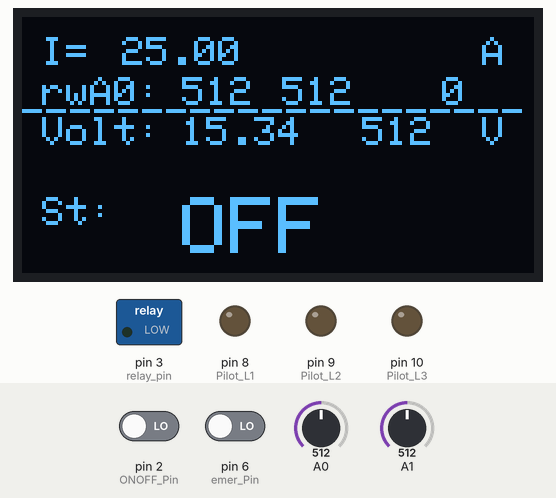
Simulated run of this sketch. Board: Arduino Nano, built with avr-gcc and run on an emulated ATmega328P. Shown: 128×64 one-colour display, switched loads named in the sketch (green lamp = pin HIGH), output pins drawn as LEDs (lit = HIGH). The test bench sets the inputs (shaded band); at power-on: pin 2 (ONOFF_Pin) LOW, pin 6 (emer_Pin) LOW, A0 = 512, A1 = 512. No MQTT or app messages arrive unless stated; what the sketch prints to the serial monitor is not drawn.

Above: at 1.2 s.
1.3 s: pin 2 (ONOFF_Pin) driven HIGH
At 1.7 s:
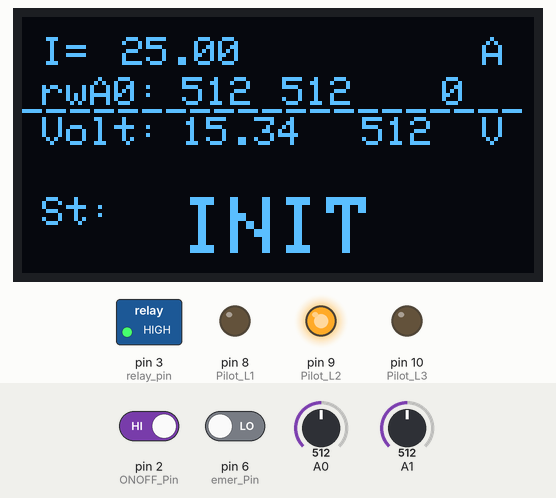
4.3 s: pin 6 (emer_Pin) driven HIGH
At 5.5 s:
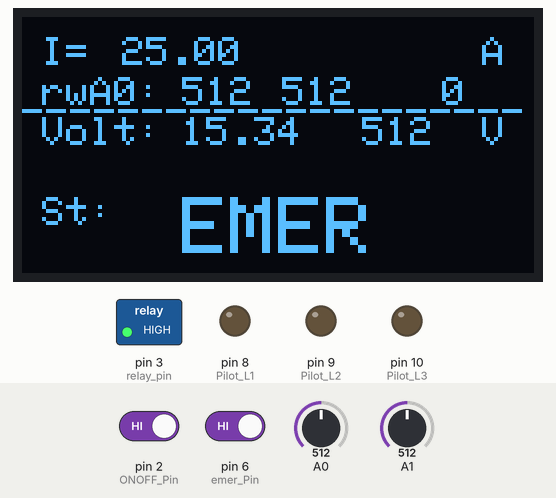
6.0 s: A0 set to 716
At 6.7 s:
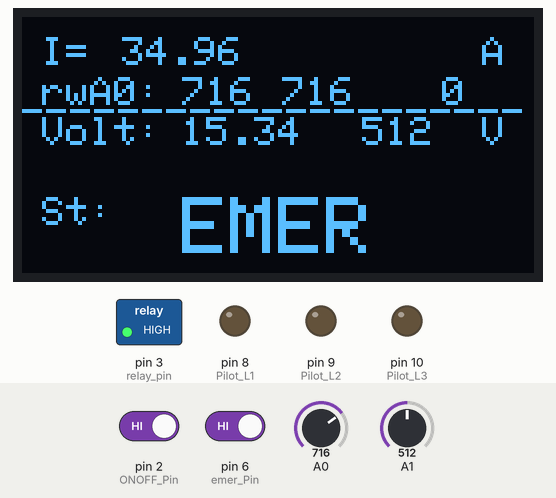
7.5 s: pin 6 (emer_Pin) driven LOW
At 8.1 s:
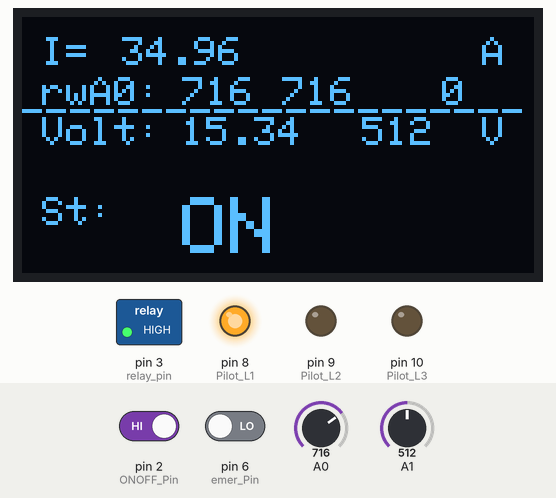
9.1 s: pin 2 (ONOFF_Pin) driven LOW
At 9.76 s:
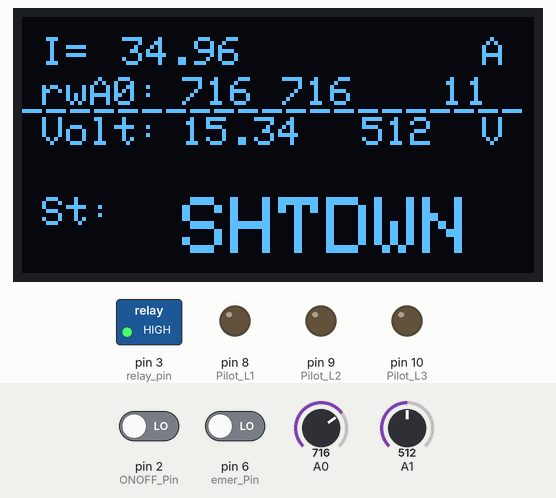
10.9 s: A1 set to 716
At 11.93 s:
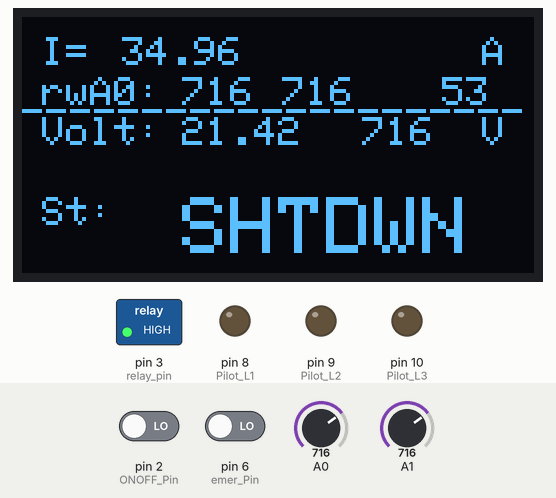
Timing chart, 0 to 13.4 s (numbered marks = the images above; inputs shaded):
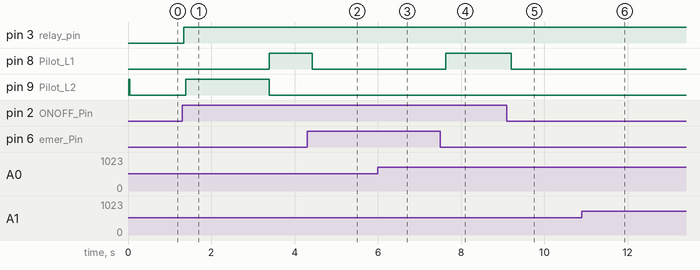

Measured:
- after the input at 1.3 s, pin 3 (relay_pin): LOW → HIGH at once; pin 8 (Pilot_L1): LOW → HIGH after 2.1 s; pin 9 (Pilot_L2): LOW → HIGH after 0.09 s, → LOW 2.0 s later; the display: changes after 0.14 s (image 1)
- after the input at 4.3 s, pin 8 (Pilot_L1): HIGH → LOW after 0.12 s; the display: changes after 0.21 s (image 2)
- after the input at 6.0 s, the display: changes at once (image 3)
- after the input at 7.5 s, pin 8 (Pilot_L1): LOW → HIGH after 0.13 s; the display: changes after 0.18 s (image 4)
- after the input at 9.1 s, pin 8 (Pilot_L1): HIGH → LOW after 0.10 s; the display: first changes after 0.15 s (image 5 shows a later state)
- what the display in image 1 shows lasts 2.1 s, from 1.4 s to 3.5 s

The sketch:

Tele_MANI_Contr.ino
```cpp
/* ====================================================
 * Teleoperated Mobile Manipulation (Smart Rod Khen)
 * Power Control Circuit
 * use Arduino Nano on OF-TMSRK-CT011 circuit Board
 * Human Computer Interface Lab (HCI)
 * written by owl_hor, FRAB7 FIBO KMUTT.
 * MQTT Interface by Suparach Intarasopa
 * Academic Usage
 * ====================================================
 * ------------OF-TMSRK-CT011 Pin Map------------------
 * D2 <- R_sig	, Signal from ON/OFF button)
 * D3 -> Rctr 	, Xternal Relay Control
 * D4 <- I1 	, Button Input
 * D5 <- I2 	, Button Input
 * D6 <- I3 	, Button Input / EMER
 * D7 <- I4 	, Button Input
 * D8 -> L1		, LED-Pilot Lamp Drive
 * D9 -> L2		, LED-Pilot Lamp Drive
 * D10 -> L3	, LED-Pilot Lamp Drive
 *
 * A0 <- Acr	, Current Sense
 * A1 <- Vsn	, Voltage Sense
 *
 * A4 -> SCLK	, SH1106
 * A5 <-> SDA	, SH1106
  * ====================================================
 */

#include <Wire.h>  // Only needed for Arduino 1.6.5 and earlier
#include "Adafruit_GFX.h"
#include "Adafruit_SH1106.h"

#define UIP_CONF_UDP 1
#include <UIPEthernet.h>
#include "PubSubClient.h"
#define CLIENT_ID       "OK1"
#define PUBLISH_DELAY   2000


//#define ONOFF_Pin 2
//#define relay_pin 3
// 4 5 6 7 = button input
//#define emer_Pin 6
// 8 9 10 = LED out
//#define Pilot_L1 8
//#define Pilot_L2 9
//#define Pilot_L3 10


byte ip[] = {192, 168, 200, 102};
byte mac[] = {0x34, 0x6F, 0x24, 0xBE, 0x8E, 0x77};


int ONOFF_Pin = 2;
int relay_pin = 3;
// 4 5 6 7 = button input
int emer_Pin = 6;
// 8 9 10 = LED out
int Pilot_L1 = 8;
int Pilot_L2 = 9;
int Pilot_L3 = 10;

uint8_t buttonState = 0;
uint8_t emerState = 0;

int grand_cnt = 0; 								// multipurpose counter in GrandState

uint8_t shutdown_cnt = 0; 							// shutdown time counter (delay must = 1)
uint16_t shutdown_time = 300; 						// Define time gap before Jetson nano Shutdown here

static enum {OFF,INIT,ON,SHUTDOWN,EMERGENCY} GrandState = INIT;
//static enum {READY,STOP,WORKING,ERROR,NA} ActiveState = READY;

char* StBuffer;

uint32_t timestamp_display = 0;
uint32_t timestamp_grand = 0;
uint32_t timestamp_try = 0;
uint8_t trytrig = 0;

//// ----displaydefine----------------------------------------
#define OLED_RESET 4
Adafruit_SH1106 display(OLED_RESET);

//// --------------ACS758----------------------------------------------------------------------------
//// bit resolution 10 bit ADC
//// 0-1023 bit for bidirection / unidirection amplified
//// 512 - 1023 for unidirection unamplified
float I_range = 50; 						// I amp need 30-ACS712 50-ACS758
float ADC_range = 1024;						// ADC work range, [512,1023]=512 -> unamplified,
											// [125,1023]=899 -> opampV0, [0,1023]=1024 -> opampV-
float resolute = I_range / ADC_range;
float ana_offset = 0; 						// 512, 125

////VoltageDivide Sense constant
float resi_1 = 5100.0; // resistance in ohm
float resi_2 = 1000.0;
float v_multiply = (resi_1+resi_2)/ resi_2;
////float maxVrange = (resi_2 /resi_1) * 26.0;

//----------------------ENC28J60 MQTT ---------------------------------------------------------------
EthernetClient ethClient;
PubSubClient mqttClient;
//long previousMillis;

//-/-/-/-/-/-/-/-/- SETUP -/-/-/- SETUP -/-/-/- SETUP -/-/-/- SETUP -/-/-/- SETUP -/-/-/- SETUP
void setup()
{ // pin
  pinMode(relay_pin, OUTPUT);
  pinMode(ONOFF_Pin, INPUT);
  pinMode(Pilot_L1, OUTPUT);
  pinMode(Pilot_L2, OUTPUT);
  pinMode(Pilot_L3, OUTPUT);

  //display.begin(SH1106_SWITCHCAPVCC, 0x3C);

  Serial.begin(115200);

  Ethernet.begin(mac,ip);
  Serial.println("Ethernet OK");
  // setup mqtt client
  mqttClient.setClient(ethClient);
  mqttClient.setServer("broker.hivemq.com", 1883);
  //Serial.println("MQTT client configured");
  //previousMillis = millis();
}

// --------current read ACS758-------------------------------
float getC() {
    float a = analogRead(A0);
    float ct = resolute * (a - ana_offset);
		// unamp = (50/512) * (a - 512)
		// ampV0 = (50/(1024-125)) * (a - 125)
		// ampV- = (50/1024)* a;
    return ct;}

float VoltageDivide(int avi){
  //xxfloat read_volt = maxVrange * (avi / 1024.0);
  float read_volt = (avi+3) * (5.0/1024.0); // +3 to offset near meter measured
  return v_multiply * read_volt;
}

///// ----------- MQTT --------------------------------

void send_stop() {
  if (mqttClient.connect(CLIENT_ID)) {
     //Serial.println("Send MQTT");
     mqttClient.publish("Mobot/stop","STOP");
     }
}

void send_ok() {
  if (mqttClient.connect(CLIENT_ID)) {
     Serial.println("Send ok");
     mqttClient.publish("Mobot/stop","OK");
     }
}

void send_shutdown() {
  if (mqttClient.connect(CLIENT_ID)) {
     mqttClient.publish("Mobot/shutdown","SHUTDOWN");
     }
}


/////////loop///////////////////////////////////////////////////////////////////////////////////////////////////////////////////
void loop()
{
  buttonState = digitalRead(ONOFF_Pin);
  emerState = digitalRead(emer_Pin);
  float currnt = getC();
  uint16_t acrnt = analogRead(A0);
  uint16_t avolt = analogRead(A1);

  float volt_result = VoltageDivide(avolt);

  //Serial.print("current = "); Serial.println(currnt);


  ////DislayDrive

  if (millis() - timestamp_display >= 50){
  timestamp_display = millis();

  display.clearDisplay();

  display.setTextSize(1);
  display.setTextColor(WHITE);
  display.setCursor(5, 5);     //  range from left,range from up
  display.println("I= ");

  display.setCursor(25, 5);
  display.println(currnt); // , DEC

  display.setCursor(5, 15);
  display.println("rwA0:");
  display.setCursor(40, 15);
  display.println(acrnt);
  display.setCursor(65, 15);
  display.println(int( acrnt - ana_offset));

  display.setCursor(0, 17);
  display.println("_____________________");

  display.setCursor(5, 25);
  display.println("Volt:"); //
  display.setCursor(40, 25);
  display.println(volt_result); //
  display.setCursor(85, 25);
  display.println(avolt); //
  display.setCursor(115, 25);
  display.println("V");

  display.setCursor(105, 15);
  display.println(shutdown_cnt);

  display.setCursor(115, 5);
  display.println("A");

  display.setCursor(5, 45);
  display.println("St:");

  display.setTextSize(2);

  display.setCursor(40, 45);
  //char* buffzz = "555";
  display.println(StBuffer);

  display.display();
    }

	// Btn Counter
	/*
  if (millis() - timestamp_onoff >= 25){//run every x msec
    timestamp_onoff = millis();

    switch (buttonState) {
    default:
    case 1:
    digitalWrite(relay_pin, 1);
    shutdown_cnt = 0;
    break;

    case 0:
    if (shutdown_cnt >= shutdown_time){ // or
      digitalWrite(relay_pin, 0);
    }
    else{ shutdown_cnt++; }
    break;
    }
}*/

  ///// ------------------- Grand State---------------------------------------------------------------------

  if (millis()- timestamp_grand >= 20){
	  timestamp_grand = millis();

  //// Pilot Lamp Set-------------------------------------
	if (GrandState == ON){digitalWrite(Pilot_L1, 1);}
	else{digitalWrite(Pilot_L1, 0);}
	if (GrandState == INIT){digitalWrite(Pilot_L2, 1);}
	else{digitalWrite(Pilot_L2, 0);}
	//if (GrandState == SHUTDOWN){digitalWrite(Pilot_L3, 1);}
	//else{digitalWrite(Pilot_L3, 0);}
  //// Pilot Lamp Set-------------------------------------


    /////// Emergency /////// Emergency /////// Emergency /////// Emergency
	  //if (emerState == 1){
		//  GrandState = EMERGENCY;
		//  grand_cnt = 0;
		//  }

	switch (GrandState){
		  default:
		  case OFF://///////////////////////////////////////////////////////////////////////////////
		  StBuffer = "OFF";

		  if (buttonState == 1){
			  GrandState = INIT;
			  digitalWrite(relay_pin, 1);  // Active Relay
		  }
		  break;

		  case INIT:////////////////////////////////////////////////////////////////////////////////
		  StBuffer = "INIT";
		  digitalWrite(relay_pin, 1);  // Active Relay


		// Jetson nano are ready / dummy as 8 sec pass
		  if (grand_cnt >= 40)
		  {
			  GrandState = ON;
			  //ActiveState = READY;
			  grand_cnt = 0; 		// reset counter
			  shutdown_cnt = 0;
		  }else{grand_cnt++;}

			if (buttonState == 0){
			GrandState = OFF;
			digitalWrite(relay_pin, 0);  // Deactive Relay
			}

			if (emerState == 1){
			GrandState = EMERGENCY;
			grand_cnt = 0;
			}

		  break;

		  case ON://///////////////////////////////////////////////////////////////////////////////////
		  StBuffer = "ON";

		  //// ----MQTT----
		  if(millis()-timestamp_try >= 1000){
			timestamp_try = millis();
			send_ok();
			}

		  if (buttonState == 0){
			Serial.println("Condition Shutdown");
			GrandState = SHUTDOWN;
			//send_shutdown();
			//ActiveState = NA;
			 }

		   if (emerState == 1){
			GrandState = EMERGENCY;
			}

				/*
			  switch(ActiveState){
				default:
				case READY:
				  if (){ // get order to work
					  ActiveState = WORKING;
				  }
				  if (){ // get some error
					  ActiveState = ERROR;
				  }
				  if (){ // get stop button
					  ActiveState = STOP;
				  }
				  if (){ // get emer button
					  ActiveState = EMERGENCY;
				  }
				  break;

				case ERROR:
				// report error & disable some order
				// no exit, force to shutdown
				break;

				case STOP:
				// mobility stop for 2 sec and free
				// maniP stop, release by button
				if (){ //stop button is 0
					ActiveState = READY;
				}
				break;

				case WORKING:
				if (){ // get stop button
					  ActiveState = STOP;
				  }
				break;


				case NA:
				// nothing, not in any state, machine is on grandstate
				break;
				}
				*/
		  break;
		  ///////////////////// EMER //////////////////////////////////////////////
		  case EMERGENCY:
				StBuffer = "EMER";

				if(millis()-timestamp_try >= 1000){
				send_stop();
				timestamp_try = millis();
				}

				if (emerState == 0){ // Release Emer button
					GrandState = ON; //INIT
					//ActiveState = NA;
				}
				break;
		  /////////////////////////// Shutdown ////////////////////////////////////
		  case SHUTDOWN:
		  StBuffer = "SHTDWN";
		  shutdown_cnt++;

		  if(millis()-timestamp_try >= 1000){
          send_shutdown();
          timestamp_try = millis();}

		  if (shutdown_cnt >= shutdown_time ){ // || currnt < 1  //
			  digitalWrite(relay_pin, 0);  // Deactive Relay
			  GrandState = OFF;
			  delay(20);
		  }
       if(buttonState == 1){
        GrandState = ON;
        shutdown_cnt = 0;}
		  break;
		}
	}
	mqttClient.loop();
}

char * deblank(char *str) {
  char *out = str;
  char *put = str;

  for (; *str != '\0'; ++str) {

    if (*str != ' ') {
      *put++ = *str;
    }
  }
  *put = '\0';
  return out;
}
```
